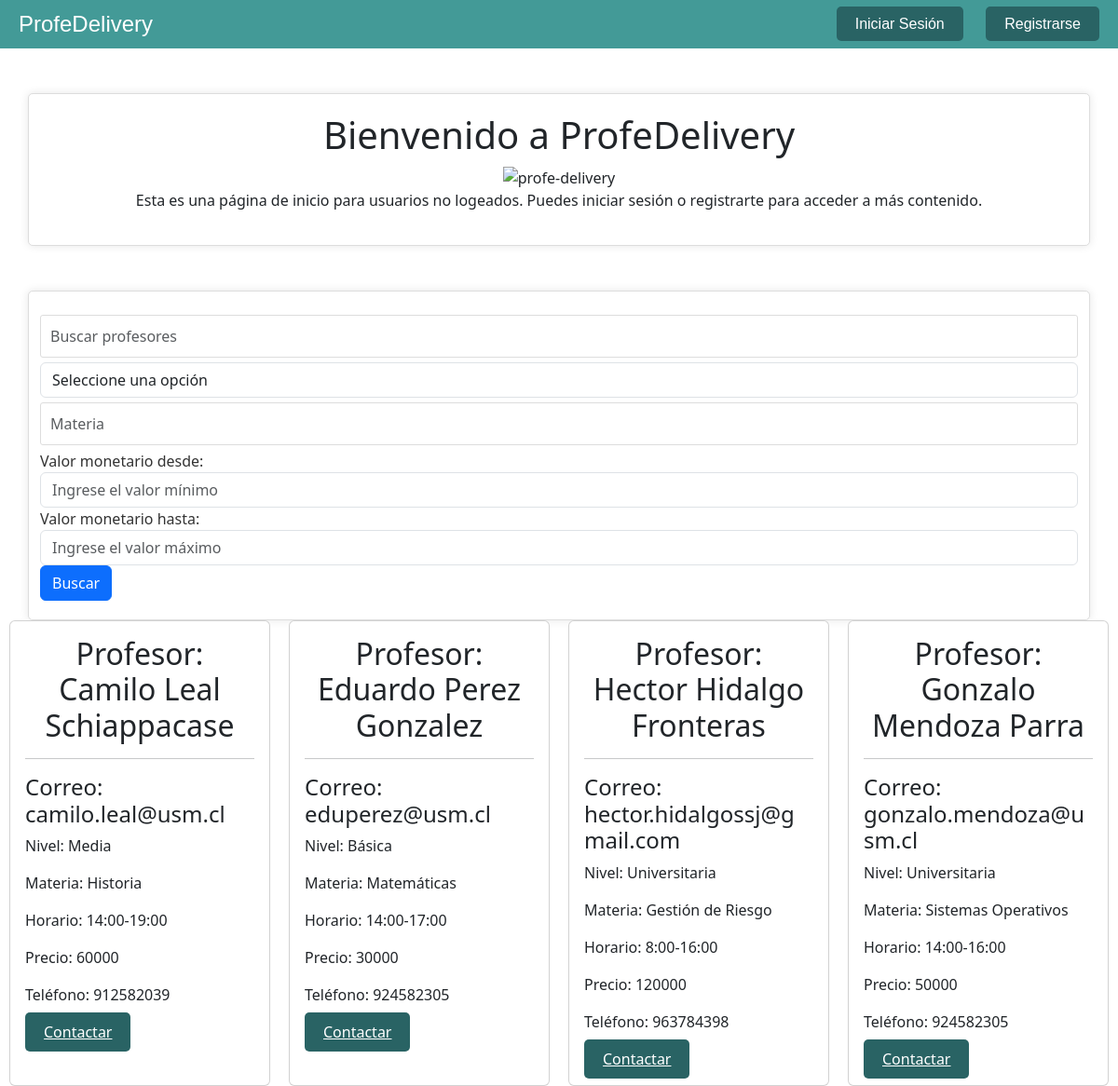
The page /proyecto/ on the database its author committed.
### usuario/models.py (models this page shows, shortened)
class usuario(AbstractBaseUser):
    username = models.CharField('Nombre de Usuario',unique=True, max_length=50)
    email = models.EmailField('Correo Electrónico',unique=True, max_length=254)
    nombre = models.CharField('Nombre', max_length=50,blank=True, null=True)
    apellidos = models.CharField('Apellidos',max_length=200, blank=True, null=True)
    roles = (('',''),
             ('Alumno','Alumno'),
             ('Profesor','Profesor'))
    rol = models.TextField('rol', choices= roles ,max_length=8, default='')
    niveles = (('Elige un nivel educativo', 'Elige un nivel educativo'),
               ('Básica','Básica'),
               ('Media','Media'),
               ('Universitaria','Universitaria'))
    nivel = models.TextField(choices=niveles, default='Elige un nivel educativo')
    telefono = models.CharField('Teléfono', max_length=15, blank=True, null=True)
    materia = models.CharField('Materia', max_length=50, blank=True, null=True)
    horario = models.CharField('Horario de Atención', max_length=50, blank=True, null=True)
    precio = models.IntegerField('Precio',blank=True, null=True)
    usuario_activo = models.BooleanField(default= True)
    usuario_admin = models.BooleanField(default=False)
    objects = usuarioManager()
    USERNAME_FIELD = 'username'
    REQUIRED_FIELDS = ['email','nombre','apellidos']

### proyecto/views.py (the view)
# urls.py: 2. Add a URL to urlpatterns:  path('', Home.as_view(), name='home')
class Home(ListView):
    usuarios = usuario.objects.all()
    niveles = usuario.niveles
    template_name = 'proyecto/index.html'
    def get_queryset(self):
        usuarios = self.usuarios.filter(rol = 'Profesor')
        nombre = self.request.GET.get('nombre','')
        nivel = self.request.GET.get('nivel','')
        materia = self.request.GET.get('materia','')
        valor = self.request.GET.get('valor','')
        valor2 = self.request.GET.get('valor2','')
        if nombre != '':
            usuarios = self.usuarios.filter(Q(nombre__icontains=nombre) | Q(apellidos__icontains=nombre))
            usuarios = usuarios.order_by('precio')
        if nivel != '':
            usuarios = self.usuarios.filter(nivel=nivel)
            usuarios = usuarios.order_by('precio')
        if materia != '':
            usuarios = self.usuarios.filter(materia=materia)
            usuarios = usuarios.order_by('precio')
        if valor and valor2:
            usuarios = usuarios.filter(precio__range=(valor, valor2))
            usuarios = usuarios.order_by('precio')
        elif valor:
            usuarios = usuarios.filter(precio__gte=valor)
            usuarios = usuarios.order_by('precio')
        elif valor2:
            usuarios = usuarios.filter(precio__lte=valor2)
            usuarios = usuarios.order_by('precio')
        return usuarios

### templates/proyecto/index.html (shortened to what this page needs)
{% load static %}
<!DOCTYPE html>
<html lang="es">
<head>
    <link rel="stylesheet" type="text/css" href="{% static 'css/estiloscards.css' %}">
    <link rel="stylesheet" type = "text/css" href="{% static 'css/estilos.css' %}">
    <link href="https://cdn.jsdelivr.net/npm/bootstrap@5.3.2/dist/css/bootstrap.min.css" rel="stylesheet">
</head>
<header>
    <div class="navbar">
        <div class="logo">ProfeDelivery</div>
        <div class="auth-links">
            {% if user.is_authenticated %}
                <a class="button" href='{% url 'logout' %}'>Logout</a>
                <a href='#'> @{{ user.username }} </a>
            {% else %}
                <a class="button" href="{% url 'login' %}">Iniciar Sesión</a>
                <a class="button" href="{% url "proyecto:registro" %}">Registrarse</a>
            {% endif %}
        </div>
    </div>
    <div class="container text-center mt-5">
        <h1>Bienvenido a ProfeDelivery</h1>
        <img src="{% static 'img/profe-delivery.png'%}" alt="profe-delivery" height="450px" width="700px">
        {% if user.is_authenticated %}
            {% else %}
            <p>Esta es una página de inicio para usuarios no logeados. Puedes iniciar sesión o registrarte para acceder a más contenido.</p>
            {% endif %}
</header>
<body>
    <div class="container-cards">
        <form method="get">
            <div class="container mt-5">
                <form class="form-inline">
                    <div class="form-group mr-2">
                        <input type="text" class="form-control" placeholder="Buscar profesores" name="nombre" value="{{request.GET.nombre}}">
                    </div>
                    <div class="form-group mr-2">
                        <select class="form-control" name="nivel" value="{{request.GET.nivel}}">
                            <option value="">Seleccione una opción</option>
                        </select>
                    </div>
                    <div class="form-group mr-2">
                        <input type="text" class="form-control" placeholder="Materia" name="materia" value="{{request.GET.materia}}">
                    </div>
                    <div class="form-group mr-2">
                        <label for="valor">Valor monetario desde:</label>
                        <input type="number" class="form-control" name="valor" id="valor" placeholder="Ingrese el valor mínimo" value="{{ request.GET.valor }}">
                    </div>
                    <div class="form-group mr-2">
                        <label for="valor2">Valor monetario hasta:</label>
                        <input type="number" class="form-control" name="valor2" id="valor2" placeholder="Ingrese el valor máximo" value="{{ request.GET.valor2 }}">
                    </div>
                    <button type="submit" class="btn btn-primary">Buscar</button>
                </form>
            </div>
            <div class="cards">
            {% if object_list %}
                    {% for profesor in object_list %}
                    <div class="card">
                        <div class="card-body">
                            <h2>Profesor: {{profesor.nombre}} {{profesor.apellidos}}</h2>
                            <hr>
                            <h4>Correo: {{ profesor.email }}</h4>
                            <p>Nivel: {{profesor.nivel}}</p>
                            <p>Materia: {{profesor.materia}}</p>
                            <p>Horario: {{profesor.horario}}</p>
                            <p>Precio: {{profesor.precio}}</p>
                            <p>Teléfono: {{profesor.telefono}}</p>
                            <a href="#" class="button">Contactar</a>
                        </div>
                    </div>
                    {% endfor %}
            </div>
            {% else  %}
            <h2>No existen profesores registrados.</h2>
            {% endif %}
        </form>
    </div>
</body>
</html>

### proyecto/static/css/estiloscards.css (style rules this page uses)
.cards { display: flex; grid-template-rows: auto; }
.card { margin-left: 10px; margin-right: 10px; width: 350px; height: auto; }

### proyecto/static/css/estilos.css (style rules this page uses)
.navbar { background-color: #439A97; color: #fff; padding: 10px 0; overflow: hidden; font-family: Arial, sans-serif; }
.navbar .logo { font-size: 24px; margin-left: 20px; font-family: Arial, sans-serif; }
.navbar .auth-links { float: right; margin-right: 20px; font-family: Arial, sans-serif; }
.button { background-color: #296364; color: #fff; border: none; padding: 10px 20px; border-radius: 5px; cursor: pointer; }
.auth-links a { text-decoration: none; color: #fff; margin-left: 20px; font-family: Arial, sans-serif; }
body { margin: 0; padding: 0; position: relative; min-height: 100vh; background-color: #ffe6e6; }
body { font-family: Arial, sans-serif; background-color: #f3f3f3; }
.container { max-width: 400px; margin: 0 auto; padding: 20px; background-color: #fff; border: 1px solid #ddd; border-radius: 5px; box-shadow: 0 0 10px rgba(0, 0, 0, 0.1); }
h2 { text-align: center; color: #0078D4; }
label { color: #333; }
input[type="text"], input[type="email"], input[type="password"] { width: 100%; padding: 10px; margin: 5px 0; border: 1px solid #ddd; border-radius: 3px; }
select { width: 100%; padding: 10px; margin: 5px 0; border: 1px solid #ddd; border-radius: 3px; }

### rows shown on the page
usuario: nombre "Camilo", apellidos "Leal Schiappacase", email "camilo.leal@usm.cl", nivel "Media", materia "Historia", horario "14:00-19:00", precio "60000", telefono "912582039"
usuario: nombre "Eduardo", apellidos "Perez Gonzalez", email "eduperez@usm.cl", nivel "Básica", materia "Matemáticas", horario "14:00-17:00", precio "30000", telefono "924582305"
usuario: nombre "Hector", apellidos "Hidalgo Fronteras", email "hector.hidalgossj@gmail.com", nivel "Universitaria", materia "Gestión de Riesgo", horario "8:00-16:00", precio "120000", telefono "963784398"
usuario: nombre "Gonzalo", apellidos "Mendoza Parra", email "gonzalo.mendoza@usm.cl", nivel "Universitaria", materia "Sistemas Operativos", horario "14:00-16:00", precio "50000", telefono "924582305"
